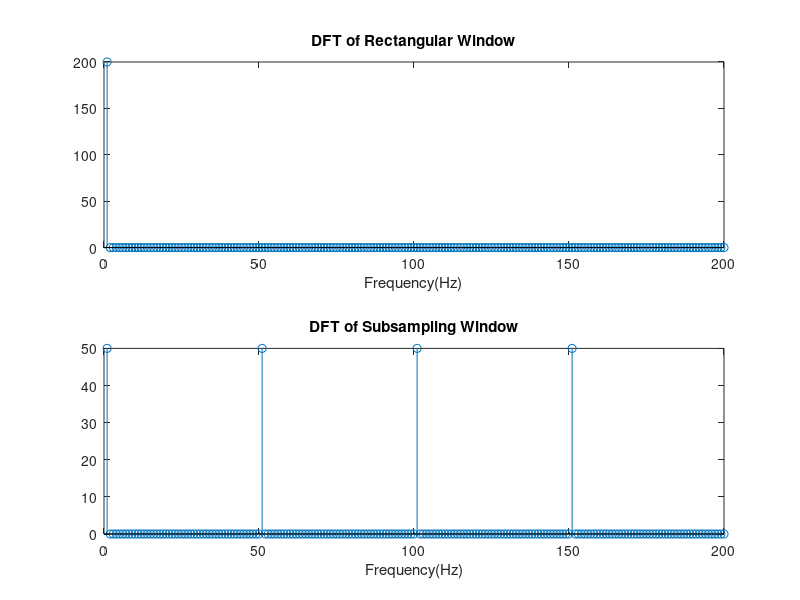
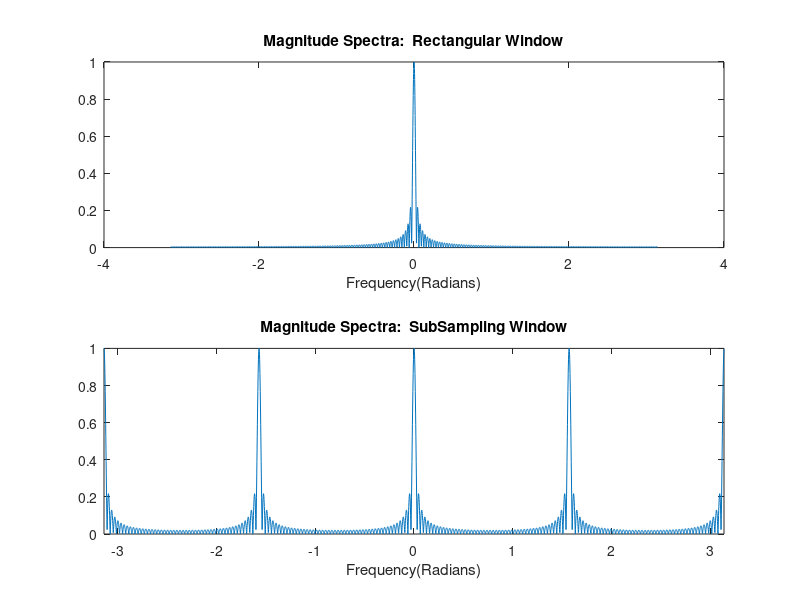
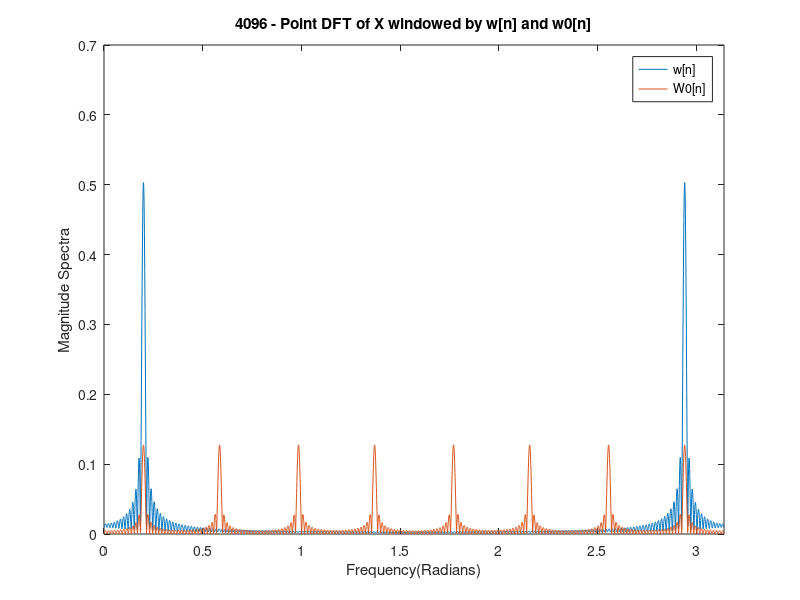

Write MATLAB code to recreate these figures, in order. (Note: this script raises an error after producing the figures.)
%Ahmad Malik
%ECE310 HW1

clc;
close all;
clear;

%% Question 2
fprintf('Question 2\n');
%a)
f = 10e3;
fs = 50e3;
N = 256;
binSpace = fs/N;
fprintf('\ta)\n\t\tBin Spacing: %.2f Hz\n', binSpace);

%b)
k1 = round(f/binSpace);
k2 = round((fs-f)/binSpace);
fprintf('\tb)\n\t\tK1 = %d\n\t\tK2 = %d\n', k1, k2); 

%c)
%Offset for first k index
offset = 2*pi*(f - k1*binSpace)/fs;
%Straddle Loss
straddleLoss = abs(20*log10(diric(offset,250)));
fprintf('\tc)\n\t\tStraddle Loss: %.4f\n',straddleLoss);

%d)
%hamming windows padded with Zeros at end
Hamming = [hamming(250); zeros(6, 1)].';
% W(w')
w_prime = sum(exp(-1i*offset*(1:N)).*Hamming);
%|W(0)|
w0 = abs(sum(exp(0).*Hamming));
hamming_straddleLoss = abs(20*log10(abs(w_prime)/w0));
fprintf('\td)\n\t\tStraddle Loss using Hamming Window: %.4f\n',hamming_straddleLoss);

%e)
fprintf('\te)\n\t\t1024-point DTFT:\n');
N2 = 1024;
binSpace2 = fs/N2;
k = round(f/binSpace2);
%Offset for a k index
offset2 = 2*pi*(f - k*binSpace2)/fs;
%Straddle Loss
straddleLoss = abs(20*log10(diric(offset2,250)));
fprintf('\t\tStraddle Loss : %.4f',straddleLoss);
% W(w')
w_prime = sum(exp(-1i*offset2*(1:N)).*Hamming);
%|W(0)|
w0 = abs(sum(exp(0).*Hamming));
hamming_straddleLoss2 = abs(20*log10(abs(w_prime)/w0));
fprintf('\t\n\t\tStraddle Loss using Hamming Window : %.4f\n',hamming_straddleLoss2);

%% Question 4

%b)
%rectangular window:
N = 200;
Rec_Wind = ones(1,200);
%subsampling window:
Sub_Wind = mod((0:1:N-1),4)==0;
%Computing DFTS
DFT_RW = fft(Rec_Wind, N);
DFT_SW = fft(Sub_Wind, N);
%Stem Plots
figure;
subplot(2,1,1);
stem(1:N, abs(DFT_RW));
title('DFT of Rectangular Window')
xlabel('Frequency(Hz)');
subplot(2,1,2);
stem(1:N, abs(DFT_SW));
title('DFT of Subsampling Window')
xlabel('Frequency(Hz)');

%c)
N0 = 2^(nextpow2(16*N)); %useful function that finds next power of 2 for ffts
DFT_REC2 = fftshift(fft(Rec_Wind, N0));
DFT_SUB2 = fftshift(fft(Sub_Wind, N0));
radAxis = linspace(-pi,pi,N0);
%Magnitude Spectra Plots
figure;
subplot(2,1,1);
plot(radAxis, abs(DFT_REC2/N)/max(DFT_REC2/N));
title('Magnitude Spectra:  Rectangular Window')
xlabel('Frequency(Radians)');
subplot(2,1,2);
xlim([-pi,pi]);
plot(radAxis, abs(DFT_SUB2/N)/max(DFT_SUB2/N));
title('Magnitude Spectra:  SubSampling Window')
xlabel('Frequency(Radians)');
xlim([-pi,pi]);

%d)
A = 1;
Wo = 0.4;
N1 = 0:N-1;
%X samples
x = A*cos(Wo*N1); 
%w[n] and w0[n] of x[n]
X_Sub = x.*Sub_Wind;
X_Rec = x.*Rec_Wind;
%DFTs
X_DFT_Sub = abs(fft(X_Sub, N0));
X_DFT_Rec = abs(fft(X_Rec, N0));

omega = linspace(0,pi,N0);
figure;
plot(omega,abs(X_DFT_Rec)/N);  
hold on 
plot(omega,abs(X_DFT_Sub)/N);
xlim([0,pi]);
title('4096 - Point DFT of X windowed by w[n] and w0[n]');
xlabel('Frequency(Radians)');
ylabel('Magnitude Spectra');
legend('w[n]','W0[n]');

%e)
%Qualitatively, there is a difference between the spectral resolution of both graphs.

%% Question 5

%a)
load handel.mat;
t = 8; %seconds
y1 = y(1:Fs*t);
newY = reshape(y1, Fs, t);
%Graph of the DFT
figure;
for i = 1:8
    hold on
    data = abs(fft(newY(:,i), Fs)/Fs);
    plot(data(1:(Fs/2)));
end
title('DFT of the block window');
xlabel('Frequency (Hz)');
%peaks around integer multiples of 700Hz

%b)
%Creating the hamming window
f=0:1/2:Fs/2;
%Welsh periodogram 
p = 20*log10(abs(pwelch(y, Fs/2, Fs/4,  Fs*2)));
figure;
plot(f, p);
title('Welsh periodogram');
ylabel('decibels');
xlabel('Frequency (Hz)');

%c)
%Smiliar to the DFT of the individual segments, the Periodogram also has 
%peaks close to integer multiples of 700hz.

%d)
%spectrogram calculation
figure;
spectrogram(y, hamming(Fs/2), Fs/8, Fs);
title('Spectrogram')
